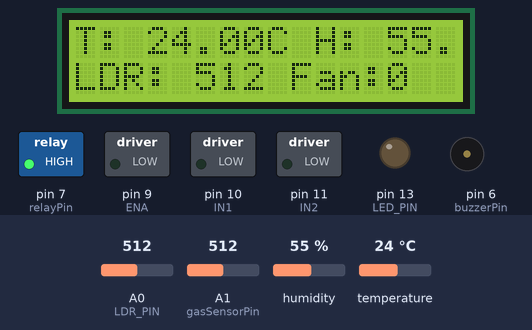
Bench run of a sketch on a simulated Arduino Uno, built with avr-gcc and run on an emulated ATmega328P. Shown: 16×2 character LCD, switched loads named in the sketch (green lamp = pin HIGH), output pins drawn as LEDs (lit = HIGH), buzzer (waves = sounding). The test bench sets the inputs (shaded band); at power-on: A1 (gasSensorPin) = 512, A0 (LDR_PIN) = 512, humidity 55 %, temperature 24 °C. What the sketch prints to the serial monitor is not drawn.

Above: at 1.2 s.
1.3 s: A1 (gasSensorPin) set to 893
7.9 s: A1 (gasSensorPin) set to 915
At 11.63 s:
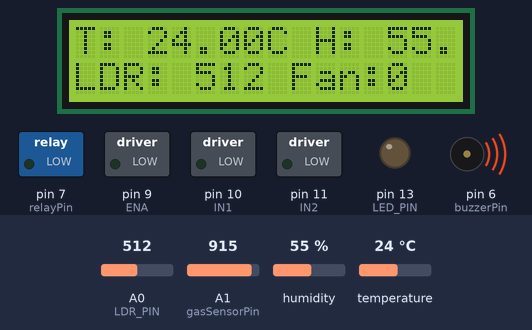
At 12.11 s:
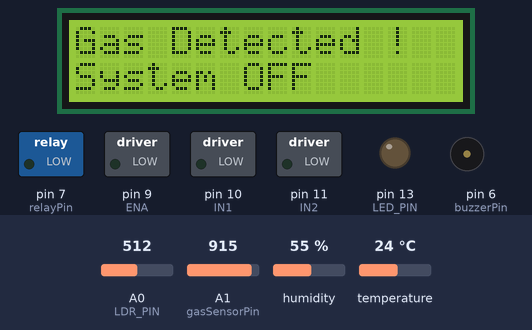
Timing chart, 0 to 19.5 s (numbered marks = the images above; inputs shaded):
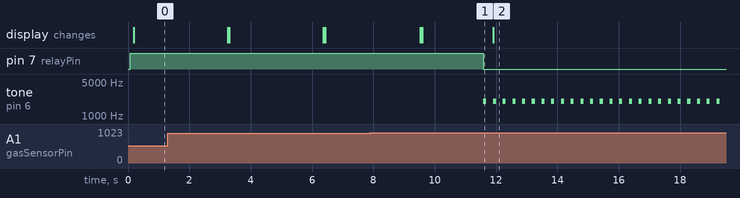

The sketch:

MainControlwithEmergencyOff.ino
```cpp
#include <Wire.h>
#include <LiquidCrystal_I2C.h>
#include <DHT.h>

// Define LCD (I2C address: 0x27, 16x2 display)
LiquidCrystal_I2C lcd(0x27, 16, 2);

// Define DHT sensor
#define DHTPIN 8      // DHT11 connected to digital pin 8
#define DHTTYPE DHT11 // DHT11 sensor type
DHT dht(DHTPIN, DHTTYPE);

// Define motor driver pins
#define ENA 9   // PWM pin for speed control
#define IN1 10  // Motor direction
#define IN2 11  // Motor direction

// Define LDR and LED
#define LDR_PIN A0   // LDR sensor analog pin
#define LED_PIN 13   // LED output pin

const int relayPin = 7;      // Pin connected to the relay
const int gasSensorPin = A1; // Pin connected to the gas sensor (analog input)
const int buzzerPin = 6;     // Pin connected to the passive buzzer

const int thresholdPPM = 400;   // Gas detection threshold in PPM (adjust as needed)

const float VCC = 5.0;   // Arduino operating voltage
const float R0 = 10.0;   // Sensor resistance in clean air (calibrate this value)

bool gasDetected = false; // Flag to keep track of whether gas is detected


void setup() {
  Serial.begin(9600); // Start Serial Monitor
  Serial.println("Temperature & LDR-Based Fan and Light Controller Initialized");

  //pinMode(5, OUTPUT);

  // Initialize LCD
  lcd.init();
  lcd.backlight();
  lcd.setCursor(0, 0);
  lcd.print("Fan & Light Ctrl");

  // Initialize DHT sensor
  dht.begin();

  // Set motor pins as outputs
  pinMode(ENA, OUTPUT);
  pinMode(IN1, OUTPUT);
  pinMode(IN2, OUTPUT);

  // Set LED as output
  pinMode(LED_PIN, OUTPUT);

  // Ensure fan is off initially
  digitalWrite(IN1, LOW);
  digitalWrite(IN2, LOW);
  analogWrite(ENA, 0);

  // Ensure LED is OFF initially
  digitalWrite(LED_PIN, LOW);

  //Emergency Power Off
  pinMode(relayPin, OUTPUT);  // Set relay as output
  pinMode(buzzerPin, OUTPUT); // Set buzzer as output
  digitalWrite(relayPin, HIGH); // Set relay ON initially
  Serial.begin(9600);         // Start serial communication
}

void loop() {
  //digitalWrite(13, HIGH);

  // Read temperature and humidity from DHT11
  float temperature = dht.readTemperature();
  float humidity = dht.readHumidity();

  // Read LDR sensor value
  int ldrValue = analogRead(LDR_PIN);

   if (!gasDetected) {  // Only check the sensor if gas is not yet detected
    int sensorValue = analogRead(gasSensorPin); // Read gas sensor value
    float voltage = (sensorValue / 1023.0) * VCC; // Convert to voltage

    // Calculate RS (sensor resistance in gas presence)
    float RS = ((VCC * 10.0) / voltage) - 10.0;

    // Convert to PPM using logarithmic formula (values A & B from datasheet)
    float CO_PPM = 10 * pow((RS / R0), -1.5);   // Example formula for CO
    float Smoke_PPM = 10 * pow((RS / R0), -1.2); // Example formula for Smoke
    float Gas_PPM = 10 * pow((RS / R0), -1.8);   // Example formula for Gas

    int relayStatus = digitalRead(relayPin); // Read relay status

    // Print Gas PPM values in Serial Monitor
    Serial.print("CO PPM: "); Serial.print(CO_PPM);
    Serial.print(" | Smoke PPM: "); Serial.print(Smoke_PPM);
    Serial.print(" | Gas PPM: "); Serial.print(Gas_PPM);
    Serial.print(" | Relay Status: "); Serial.println(relayStatus == HIGH ? "ON" : "OFF");

    // If any gas value exceeds the threshold, set gasDetected to true
    if (CO_PPM > thresholdPPM || Smoke_PPM > thresholdPPM || Gas_PPM > thresholdPPM) {
      gasDetected = true;  // Set persistent alarm state
      Serial.println("⚠️ Gas Detected! Alarm Activated ⚠️");

    }


    // Check if the temperature reading is valid
      if (isnan(temperature) || isnan(humidity)) {
        Serial.println("Error: Failed to read from DHT11 sensor!");
        lcd.setCursor(0, 0);
        lcd.print("Temp Error!      ");
      } else {
        // Print temperature, humidity, and LDR value on LCD
        lcd.setCursor(0, 0);
        lcd.print("T: ");
        lcd.print(temperature);
        lcd.print("C H: ");
        lcd.print(humidity);
        lcd.print("% ");

        lcd.setCursor(0, 1);
        lcd.print("LDR: ");
        lcd.print(ldrValue);
        lcd.print("    "); // Clear previous characters

        // Print values on Serial Monitor
        Serial.print("Temperature: ");
        Serial.print(temperature);
        Serial.print(" C, Humidity: ");
        Serial.print(humidity);
        Serial.print("%, LDR Value: ");
        Serial.println(ldrValue);

        // Control fan speed based on temperature
        int fanSpeed = 0;

        if (temperature < 25) {
          fanSpeed = 0; // Fan OFF
        } else if (temperature >= 25 && temperature < 30) {
          fanSpeed = 100; // Low speed
        } else if (temperature >= 30 && temperature < 35) {
          fanSpeed = 150; // Medium speed
        } else {
          fanSpeed = 255; // High speed
        }

        // Print fan speed on Serial Monitor
        Serial.print("Fan Speed: ");
        Serial.println(fanSpeed);

        // Control motor driver (fan)
        if (fanSpeed > 0) {
          digitalWrite(IN1, HIGH);
          digitalWrite(IN2, LOW);
        } else {
          digitalWrite(IN1, LOW);
          digitalWrite(IN2, LOW);
        }

        analogWrite(ENA, fanSpeed); // Set speed

        // Print fan status on LCD
        lcd.setCursor(9, 1);
        lcd.print("Fan:");
        lcd.print(fanSpeed);
        lcd.print("  "); // Clear previous digits
      }

      // Control LED based on LDR value
      if (ldrValue > 800) {
        digitalWrite(LED_PIN, HIGH); // Turn LED ON
        Serial.println("LED: ON");
      } else if (ldrValue < 600){
        digitalWrite(LED_PIN, LOW); // Turn LED OFF
        Serial.println("LED: OFF");
      }

      delay(2000); // Wait 2 seconds before next reading
  }

  if (gasDetected) {
    digitalWrite(relayPin, LOW);  // Keep relay OFF
    // Add these lines to stop the fan
    //digitalWrite(IN1, LOW);
    //digitalWrite(IN2, LOW);
    //analogWrite(ENA, 0);
    digitalWrite(LED_PIN,LOW);
    tone(buzzerPin, 2000);        // Buzzer keeps beeping continuously


/*
    for (int i = 0; i < 3; i++) {
      tone(buzzerPin, 500);
      delay(100);
      noTone(buzzerPin);
      delay(100);
  }*/

  while (true) {
    tone(buzzerPin, 2000);  // 2000 Hz tone for the beep
    delay(100);             // 100ms delay between beeps
    noTone(buzzerPin);      // Stop the beep
    delay(100);             // 100ms delay before the next beep

    Serial.println("🚨 GAS LEAKAGE DETECTED !| System OFF | Buzzer ON (Manual Reset Required) 🚨");

     // Update LCD display
    lcd.clear();                // Clear the LCD screen
    lcd.setCursor(0, 0);        // Set cursor to the first line
    lcd.print("Gas Leakage Detected !     ");
    lcd.setCursor(0, 1);        // Set cursor to the second line
    lcd.print("System OFF      ");

    // Scroll the first line text
    for (int i = 0; i < 20; i++) {
      lcd.scrollDisplayLeft();
      //delay(100);  // Adjust delay for scroll speed
    }

    // Clear the LCD after scrolling
    lcd.clear();
    lcd.setCursor(0, 0);        // Set cursor to the first line
    lcd.print("Gas Detected !     ");
    lcd.setCursor(0, 1);        // Set cursor to the second line
    lcd.print("System OFF      ");
  }

  }

  delay(1000);  // Wait 1 second before checking again


}
```

Measured:
- the behaviour switches between 906 and 907 on A1 (gasSensorPin) (found by bisection; images 0 and 1)
- after the input at 7.9 s, pin 7 (relayPin): HIGH → LOW after 3.7 s; tone on pin 6 (buzzerPin): alternates 2000 Hz for 0.10 s and silent for 0.22 s, starting after 3.7 s
- what the display in image 1 shows lasts 2.3 s, from 9.6 s to 11.9 s
